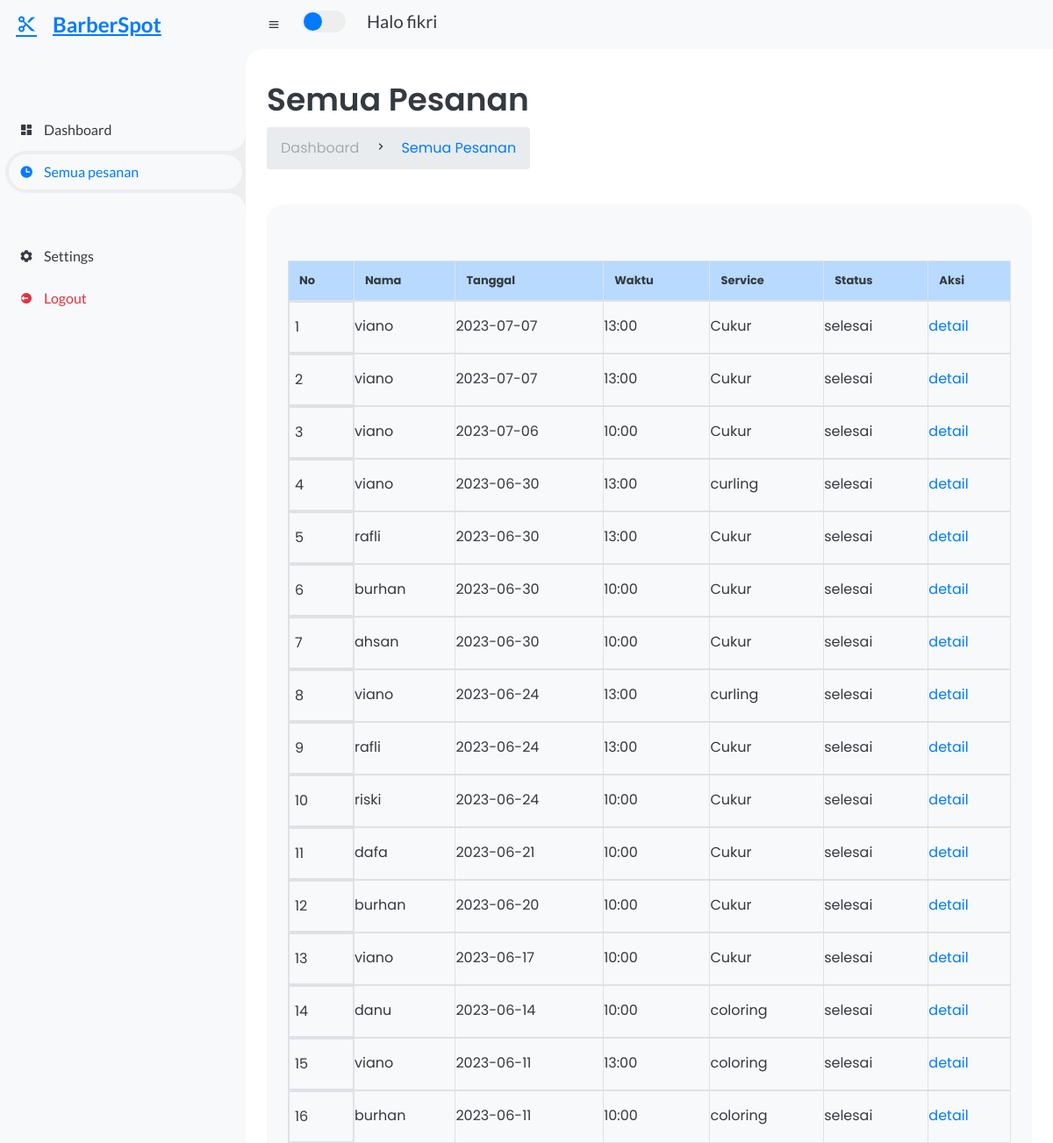
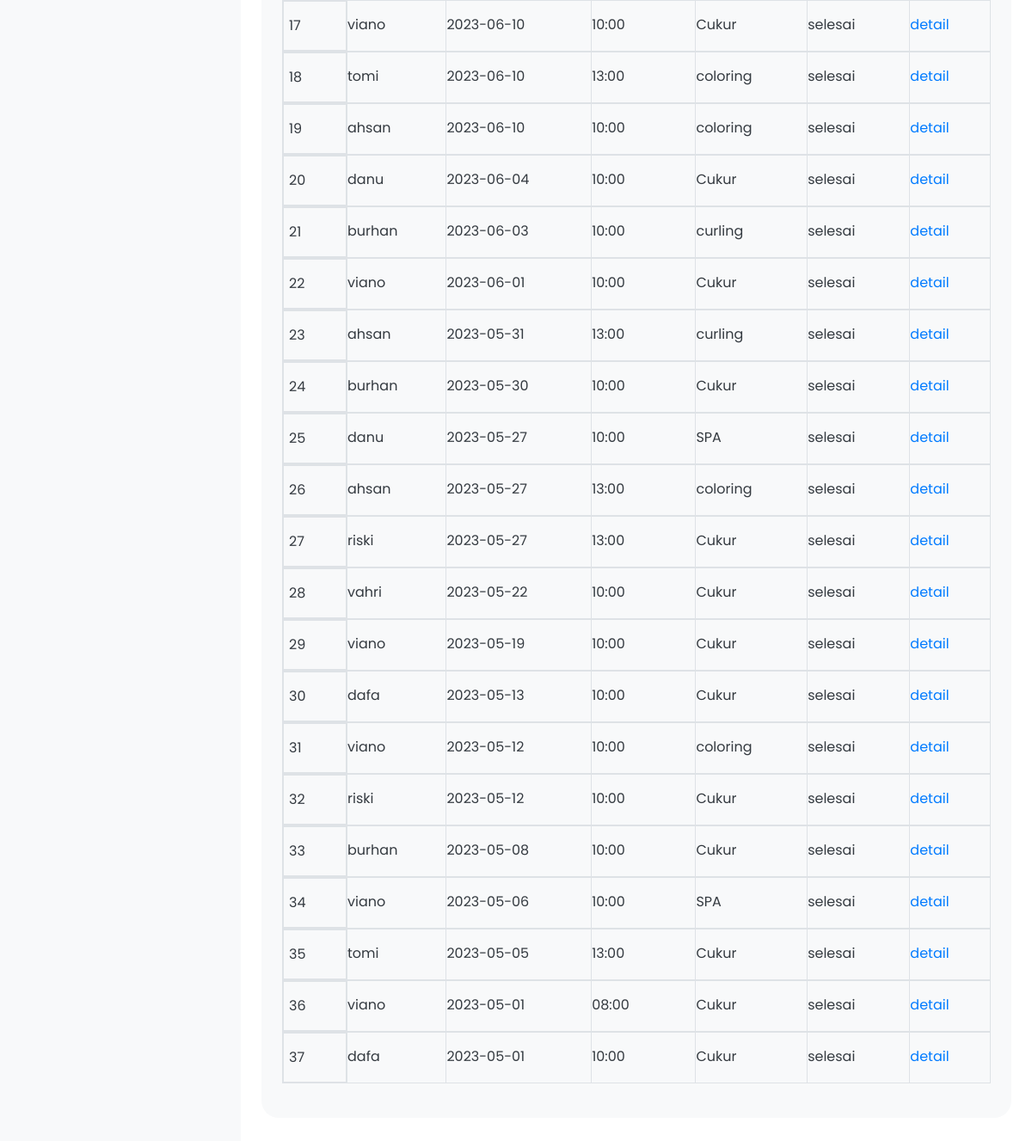
The app's page /pesanan_pegawai.php (signed in) with its own data (2 pictures, top to bottom).
### tables this page shows
CREATE TABLE `pesanan` (
  `id_pesanan` int(11) NOT NULL,
  `id_customer` int(11) NOT NULL,
  `id_barber` int(11) NOT NULL,
  `id_service` int(11) NOT NULL,
  `tanggal` date NOT NULL,
  `waktu` varchar(11) NOT NULL,
  `Status` varchar(255) NOT NULL DEFAULT 'Pending',
  `order_id` int(25) NOT NULL
);

CREATE TABLE `customers` (
  `id_customer` int(11) NOT NULL,
  `id_user` int(11) NOT NULL,
  `nama` varchar(100) NOT NULL,
  `no_hp` varchar(255) NOT NULL,
  `alamat` varchar(100) NOT NULL
);

CREATE TABLE `service` (
  `id_service` int(11) NOT NULL,
  `service` varchar(255) NOT NULL,
  `harga` int(11) NOT NULL,
  `keterangan` varchar(255) NOT NULL
);

### pesanan_pegawai.php (the view, shortened to what this page needs)
<?php
	include "conn.php";
	$ide = $_SESSION['user_id'];
						$barang = mysqli_query($kon,"SELECT * FROM users u JOIN barber b on (u.id = b.id_user) WHERE u.id=$ide");
						$barang = mysqli_fetch_array($barang);
						$id_barber = $barang['id_barber'];
?>
<!DOCTYPE html>
<html lang="en">
<head>
	<link href='https://unpkg.com/boxicons@2.0.9/css/boxicons.min.css' rel='stylesheet'>
	<link rel="stylesheet" href="https://cdn.jsdelivr.net/npm/bootstrap-icons@1.10.5/font/bootstrap-icons.css">
	<link rel="stylesheet" href="css/style.css">
	<link rel="stylesheet" href="assets/css/bootstrap.min.css" />
</head>
<body>
	<section id="sidebar">
		<a href="#" class="brand">
		<i class='bx bx-cut' ></i>
			<span class="text">BarberSpot</span>
		</a>
		<ul class="side-menu top">
			<li >
				<a href="pegawai.php">
					<i class='bx bxs-dashboard' ></i>
					<span class="text">Dashboard</span>
				</a>
			</li>
			<li class="active">
				<a href="pesanan_pegawai.php">
				<i class='bx bxs-time'></i>
					<span class="text">Semua pesanan</span>
				</a>
			</li>
		</ul>
		<ul class="side-menu">
			<li>
				<a href="#">
					<i class='bx bxs-cog' ></i>
					<span class="text">Settings</span>
				</a>
			</li>
			<li>
				<a href="logout.php" class="logout">
					<i class='bx bxs-log-out-circle' ></i>
					<span class="text">Logout</span>
				</a>
			</li>
		</ul>
	</section>
	<section id="content">
		<nav>
			<i class='bx bx-menu' ></i>
			<label for="switch-mode" class="switch-mode"></label>
			<a href="#" class="profile">
				<h5>Halo <?php echo $_SESSION['nama']?></h5>
			</a>
		</nav>
		<main>
			<div class="head-title">
				<div class="left">
					<h1>Semua Pesanan</h1>
					<ul class="breadcrumb">
						<li>
							<a href="pegawai.php">Dashboard</a>
						</li>
						<li><i class='bx bx-chevron-right' ></i></li>
						<li>
							<a class="active" href="pesanan_pegawai.php">Semua Pesanan</a>
						</li>
					</ul>
				</div>
			</div>
			<div class="table-data">
				<div class="order">
 <tr class="table-danger">
		<br>
	<thead>
	<tr>
   <table class="my-3 table table-bordered">
		<tr class="table-primary">
		<th>No</th>
		<th>Nama</th>
		<th>Tanggal</th>
		<th>Waktu</th>
		<th>Service</th>
		<th>Status</th>
		<th>Aksi</th>
	</tr>
	</thead>
	<?php
	$sql="SELECT * FROM pesanan p JOIN customers c ON(p.id_customer = c.id_customer) JOIN service s ON (p.id_service = s.id_service) WHERE id_barber = $id_barber AND p.status = 'selesai'  ORDER BY p.tanggal DESC";
	$hasil=mysqli_query($kon,$sql);
	$no=0;
	while ($data = mysqli_fetch_array($hasil)) {
		$no++;
		?>
		<tbody>
		<tr>
			<td><?php echo $no;?></td>
			<td><?php echo $data["nama"]; ?></td>
			<td><?php echo $data["tanggal"];   ?></td>
			<td><?php echo $data["waktu"];   ?></td>
			<td><?php echo $data["service"];   ?></td>
			<td><?php echo $data["Status"];   ?></td>
			<td><a href="pembayaran.php?id_pesanan=<?= $data['id_pesanan']; ?>" >detail</a></td>
		</tr>
		</tbody>
		<?php
	}
	?>
</div>
		</main>
	</section>
</body>
</html>

### records on screen
pesanan: id_customer.nama "viano", tanggal "2023-07-07", waktu "13:00", id_service.service "Cukur", Status "selesai"
pesanan: id_customer.nama "viano", tanggal "2023-07-07", waktu "13:00", id_service.service "Cukur", Status "selesai"
pesanan: id_customer.nama "viano", tanggal "2023-07-06", waktu "10:00", id_service.service "Cukur", Status "selesai"
pesanan: id_customer.nama "viano", tanggal "2023-06-30", waktu "13:00", id_service.service "curling", Status "selesai"
pesanan: id_customer.nama "rafli", tanggal "2023-06-30", waktu "13:00", id_service.service "Cukur", Status "selesai"
pesanan: id_customer.nama "burhan", tanggal "2023-06-30", waktu "10:00", id_service.service "Cukur", Status "selesai"
pesanan: id_customer.nama "ahsan", tanggal "2023-06-30", waktu "10:00", id_service.service "Cukur", Status "selesai"
pesanan: id_customer.nama "viano", tanggal "2023-06-24", waktu "13:00", id_service.service "curling", Status "selesai"
pesanan: id_customer.nama "rafli", tanggal "2023-06-24", waktu "13:00", id_service.service "Cukur", Status "selesai"
pesanan: id_customer.nama "riski", tanggal "2023-06-24", waktu "10:00", id_service.service "Cukur", Status "selesai"
pesanan: id_customer.nama "dafa", tanggal "2023-06-21", waktu "10:00", id_service.service "Cukur", Status "selesai"
pesanan: id_customer.nama "burhan", tanggal "2023-06-20", waktu "10:00", id_service.service "Cukur", Status "selesai"
pesanan: id_customer.nama "viano", tanggal "2023-06-17", waktu "10:00", id_service.service "Cukur", Status "selesai"
pesanan: id_customer.nama "danu", tanggal "2023-06-14", waktu "10:00", id_service.service "coloring", Status "selesai"
pesanan: id_customer.nama "viano", tanggal "2023-06-11", waktu "13:00", id_service.service "coloring", Status "selesai"
pesanan: id_customer.nama "burhan", tanggal "2023-06-11", waktu "10:00", id_service.service "coloring", Status "selesai"
pesanan: id_customer.nama "viano", tanggal "2023-06-10", waktu "10:00", id_service.service "Cukur", Status "selesai"
pesanan: id_customer.nama "tomi", tanggal "2023-06-10", waktu "13:00", id_service.service "coloring", Status "selesai"
pesanan: id_customer.nama "ahsan", tanggal "2023-06-10", waktu "10:00", id_service.service "coloring", Status "selesai"
pesanan: id_customer.nama "danu", tanggal "2023-06-04", waktu "10:00", id_service.service "Cukur", Status "selesai"
pesanan: id_customer.nama "burhan", tanggal "2023-06-03", waktu "10:00", id_service.service "curling", Status "selesai"
pesanan: id_customer.nama "viano", tanggal "2023-06-01", waktu "10:00", id_service.service "Cukur", Status "selesai"
pesanan: id_customer.nama "ahsan", tanggal "2023-05-31", waktu "13:00", id_service.service "curling", Status "selesai"
pesanan: id_customer.nama "burhan", tanggal "2023-05-30", waktu "10:00", id_service.service "Cukur", Status "selesai"
pesanan: id_customer.nama "danu", tanggal "2023-05-27", waktu "10:00", id_service.service "SPA", Status "selesai"
pesanan: id_customer.nama "ahsan", tanggal "2023-05-27", waktu "13:00", id_service.service "coloring", Status "selesai"
pesanan: id_customer.nama "riski", tanggal "2023-05-27", waktu "13:00", id_service.service "Cukur", Status "selesai"
pesanan: id_customer.nama "vahri", tanggal "2023-05-22", waktu "10:00", id_service.service "Cukur", Status "selesai"
pesanan: id_customer.nama "viano", tanggal "2023-05-19", waktu "10:00", id_service.service "Cukur", Status "selesai"
pesanan: id_customer.nama "dafa", tanggal "2023-05-13", waktu "10:00", id_service.service "Cukur", Status "selesai"
pesanan: id_customer.nama "viano", tanggal "2023-05-12", waktu "10:00", id_service.service "coloring", Status "selesai"
pesanan: id_customer.nama "riski", tanggal "2023-05-12", waktu "10:00", id_service.service "Cukur", Status "selesai"
pesanan: id_customer.nama "burhan", tanggal "2023-05-08", waktu "10:00", id_service.service "Cukur", Status "selesai"
pesanan: id_customer.nama "viano", tanggal "2023-05-06", waktu "10:00", id_service.service "SPA", Status "selesai"
pesanan: id_customer.nama "tomi", tanggal "2023-05-05", waktu "13:00", id_service.service "Cukur", Status "selesai"
pesanan: id_customer.nama "viano", tanggal "2023-05-01", waktu "08:00", id_service.service "Cukur", Status "selesai"
pesanan: id_customer.nama "dafa", tanggal "2023-05-01", waktu "10:00", id_service.service "Cukur", Status "selesai"

### other values on screen
$_SESSION['nama'] "fikri"
